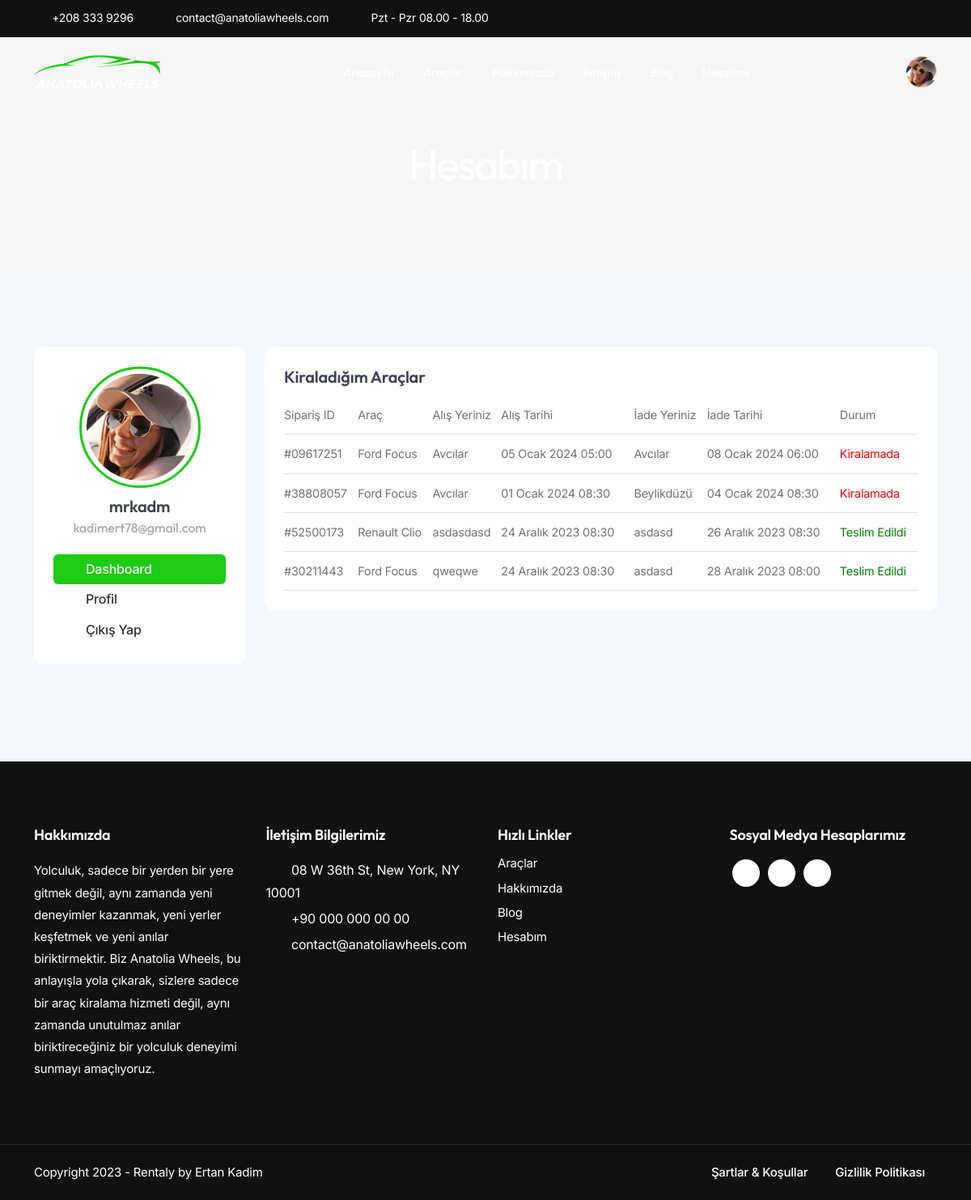
Page /account-dashboard/ (signed in) on the committed database.
### rentacar/models.py (models this page shows, shortened)
class User(AbstractUser):
    is_admin = models.BooleanField(verbose_name='Yönetici', default=False)
    is_customer = models.BooleanField(verbose_name='Müşteri', default=True)

class Booking(models.Model):
    user = models.ForeignKey(settings.AUTH_USER_MODEL, on_delete=models.CASCADE, verbose_name="Kullanıcı Adı")
    car = models.ForeignKey(Car, on_delete=models.CASCADE)
    start_date = models.DateField(blank=True, verbose_name="Alış Tarihi")
    start_time = models.TimeField(blank=True, verbose_name="Alış Saati")
    return_date = models.DateField(blank=True, verbose_name="Teslim Tarihi")
    return_time = models.TimeField(blank=True, verbose_name="Teslim Saati")
    pickup_location = models.CharField(blank=True, max_length=255, verbose_name="Alış Yeri")
    dropoff_location = models.CharField(blank=True, max_length=255, verbose_name="Teslim Yeri")
    orderid = models.CharField(max_length=9, unique=True, verbose_name="Sipariş ID")
    STATUS_CHOICES = (
        ('delivered', 'Teslim Edildi'),
        ('in_renting', 'Kiralamada'),
    )
    status = models.CharField(max_length=15, choices=STATUS_CHOICES, default='not_delivered', verbose_name='Durum')
    class Meta:
        verbose_name = "Rezervasyon"
        verbose_name_plural = "Rezervasyonlar"
        ordering = ['-id']

class Car(models.Model):
    brand = models.ForeignKey(Brand, on_delete=models.CASCADE, verbose_name="Marka")
    series = models.ForeignKey(Series, on_delete=models.CASCADE, verbose_name="Seri")
    model = models.ForeignKey(Model, on_delete=models.CASCADE, verbose_name="Model")
    year = models.PositiveIntegerField(validators=[validate_year], verbose_name="Yıl")
    is_available = models.BooleanField(default=False, verbose_name="Kiralık Mı?")
    is_damaged = models.BooleanField(default=False, verbose_name="Hasarlı Mı?")
    vehicle_type = models.ForeignKey(VehicleType, on_delete=models.SET_NULL, null=True, verbose_name="Araç Tipi")
    case_type = models.ForeignKey(CaseType, on_delete=models.SET_NULL, null=True, verbose_name="Kasa Tipi")
    km = models.PositiveBigIntegerField(
        verbose_name="Kilometre"
    )
    fuel_type = models.ForeignKey(FuelType, on_delete=models.SET_NULL, null=True, verbose_name="Yakıt Türü")
    transmission_type = models.ForeignKey(TransmissionType, on_delete=models.SET_NULL, null=True, verbose_name="Vites Türü")
    number_of_doors = models.PositiveSmallIntegerField(verbose_name="Kapı Sayısı")
    number_of_seats = models.PositiveSmallIntegerField(null=True, verbose_name="Koltuk Sayısı")
    luggage_volume = models.PositiveIntegerField(verbose_name="Bagaj Hacmi")
    color = models.CharField(max_length=50, verbose_name="Renk")
    price_per_day = models.DecimalField(
        max_digits=9,
        decimal_places=2,
        validators=[MinValueValidator(0)],
        verbose_name="Günlük Fiyat"
    )
    image1 = models.URLField(null=True, blank=True, verbose_name="1. Fotoğrak Linki")
    image2 = models.URLField(null=True, blank=True, verbose_name="2. Fotoğrak Linki")
    image3 = models.URLField(null=True, blank=True, verbose_name="3. Fotoğrak Linki")
    image4 = models.URLField(null=True, blank=True, verbose_name="4. Fotoğrak Linki")
    plate_number = models.CharField(max_length=11, unique=True, verbose_name="Plaka Numarası", null=True, blank=True)
    unique_id = models.UUIDField(default=uuid.uuid4, editable=False, unique=True)
    slug = AutoSlugField(populate_from='get_slug', unique=True, verbose_name="Slug")
    created_at = models.DateTimeField(auto_now_add=True, null=True, verbose_name="Oluşturulma Tarihi")
    updated_at = models.DateTimeField(auto_now=True, null=True, verbose_name="Güncellenme Tarihi")
    def get_slug(self):
        slug = f"{self.brand.name}-{self.series.name}-{self.model.name}-{self.year}-{self.unique_id}"
        return slug
    class Meta:
        verbose_name = "Araba"
        verbose_name_plural = "Arabalar"
        ordering = ['-id']

class Brand(models.Model):
    name = models.CharField(max_length=100, verbose_name="Marka Adı")
    def __str__(self):
        return self.name
    class Meta:
        verbose_name = "Marka"
        verbose_name_plural = "Markalar"
        ordering = ['name']

class Series(models.Model):
    brand = models.ForeignKey(Brand, on_delete=models.CASCADE, related_name='series')
    name = models.CharField(max_length=100, verbose_name="Seri Adı")
    def __str__(self):
        return self.name
    class Meta:
        verbose_name = "Seri"
        verbose_name_plural = "Seriler"
        ordering = ['name']

### rentacar/views.py (the view)
# urls.py: path('account-dashboard/', views.account_dashboard, name='account_dashboard'),
@login_required
def account_dashboard(request):
    title = 'Hesabım'
    bookings = Booking.objects.filter(user=request.user)  # Kullanıcının rezervasyonlarını çek
    return render(request, 'pages/account_dashboard.html', {
        'title': title,
        'bookings': bookings,
    })

### templates/pages/account_dashboard.html (shortened to what this page needs)
{% extends 'base.html' %}
{% load static %}
{% load tz %}
{% block content %}
<div class="no-bottom no-top zebra" id="content">
    <section id="subheader" class="jarallax text-light">
        <div class="center-y relative text-center">
            <div class="container">
                <div class="row">
                    <div class="col-md-12 text-center">
                        <h1>Hesabım</h1>
                    </div>
                </div>
            </div>
        </div>
    </section>
    <section id="section-cars" class="bg-gray-100">
        <div class="container">
            <div class="row">
                <div class="col-lg-3 mb30">
                    <div class="card p-4 rounded-5">
                        <div class="profile_avatar">
                            <div class="profile_img">
                                <img src="{% static 'images/profile/1.jpg' %}" alt="">
                            </div>
                            <div class="profile_name">
                                <h4>
                                    {{ user.get_full_name|default:user.username }}
                                    <span class="profile_username text-gray">{{ user.email }}</span>
                                </h4>
                            </div>
                        </div>
                        <div class="spacer-20"></div>
                        <ul class="menu-col">
                            <li><a href="{% url 'account_dashboard' %}" class="active"><i
                                        class="fa fa-home"></i>Dashboard</a></li>
                            <li><a href="{% url 'account_profile' %}"><i class="fa fa-user"></i>Profil</a></li>
                            <li><a href="{% url 'user_logout' %}"><i class="fa fa-sign-out"></i>Çıkış Yap</a></li>
                        </ul>
                    </div>
                </div>
                <div class="col-lg-9">
                    <div class="card p-4 rounded-5 mb25">
                        <h4>Kiraladığım Araçlar</h4>
                        <table class="table de-table">
                            <thead>
                                <tr>
                                    <th scope="col">Sipariş ID</th>
                                    <th scope="col">Araç</th>
                                    <th scope="col">Alış Yeriniz</th>
                                    <th scope="col">Alış Tarihi</th>
                                    <th scope="col">İade Yeriniz</th>
                                    <th scope="col">İade Tarihi</th>
                                    <th scope="col">Durum</th>
                                </tr>
                            </thead>
                            <tbody>
                                {% for booking in bookings %}
                                <tr>
                                    <td>{{ booking.orderid }}</td>
                                    <td>{{ booking.car.brand }} {{ booking.car.series }}</td>
                                    <td>{{ booking.pickup_location }}</td>
                                    <td>{{ booking.start_date }} {{ booking.start_time }}</td>
                                    <td>{{ booking.dropoff_location }}</td>
                                    <td>{{ booking.return_date }} {{ booking.return_time }}</td>
                                    {% if booking.status == 'delivered' %}
                                        <td style="color: green;">{{booking.get_status_display}}</td>
                                    {% else %}
                                        <td style="color: red;">{{booking.get_status_display}}</td>
                                    {% endif %}
                                </tr>
                                {% empty %}
                                <tr>
                                    <td colspan="6">Henüz kiralık bir aracınız yok.</td>
                                </tr>
                                {% endfor %}
                            </tbody>
                        </table>
                    </div>
                </div>
            </div>
        </div>
    </section>
</div>
{% endblock %}

### static/css/colors/scheme-01.css (style rules this page uses)
:root { --primary-color: #1ECB15; --primary-color-rgb: 120, 202, 92; --secondary-color: #179510; --secondary-color-rgb: 23, 149, 16; }

### rows in the picture
User: get_full_name "mrkadm", email "kadimert78@gmail.com"
Booking: orderid "#09617251", car.brand "Ford", car.series "Focus", pickup_location "Avcılar", start_date "05 Ocak 2024", start_time "05:00", dropoff_location "Avcılar", return_date "08 Ocak 2024", return_time "06:00", status "Kiralamada"
Booking: orderid "#38808057", car.brand "Ford", car.series "Focus", pickup_location "Avcılar", start_date "01 Ocak 2024", start_time "08:30", dropoff_location "Beylikdüzü", return_date "04 Ocak 2024", return_time "08:30", status "Kiralamada"
Booking: orderid "#52500173", car.brand "Renault", car.series "Clio", pickup_location "asdasdasd", start_date "24 Aralık 2023", start_time "08:30", dropoff_location "asdasd", return_date "26 Aralık 2023", return_time "08:30", status "Teslim Edildi"
Booking: orderid "#30211443", car.brand "Ford", car.series "Focus", pickup_location "qweqwe", start_date "24 Aralık 2023", start_time "08:30", dropoff_location "asdasd", return_date "28 Aralık 2023", return_time "08:00", status "Teslim Edildi"
